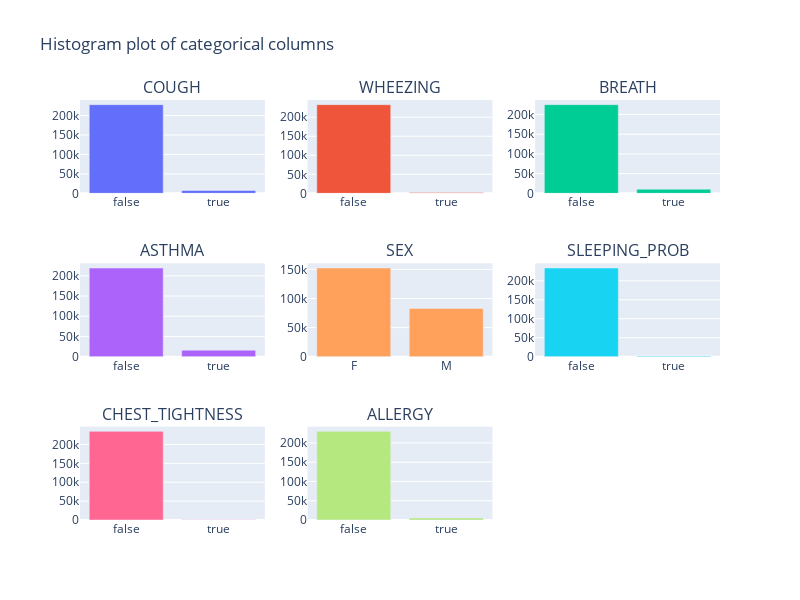

This figure's notebook cell:
### Code cell
n_cols = 3
n_rows = n_rows = int(np.ceil(len(categorical_a.copy()) / n_cols))

"""Histogram using plotly"""
fig = make_subplots(rows=n_rows, cols=n_cols,
                    subplot_titles=tuple(categorical_a.copy()))

for i, col in enumerate(categorical_a.copy()):
    counts = data_dict['A'][col].value_counts()
    fig.add_trace(go.Bar(name=col, x=counts.index, y=counts.values), 
                  row=i//n_cols + 1,
                  col=i%n_cols + 1)

fig.update_layout(title="Histogram plot of categorical columns",
                 height=600,
                 width=800,
                 showlegend=False)

### Figure 1 — Plotly figure (JSON) as saved in the notebook; plotly's stock layout.template omitted (floating-point values rounded to 4 significant figures)
{"data": [{"name": "COUGH", "type": "bar", "x": [false, true], "xaxis": "x", "y": [228116, 7280], "yaxis": "y"}, {"name": "WHEEZING", "type": "bar", "x": [false, true], "xaxis": "x2", "y": [232933, 2463], "yaxis": "y2"}, {"name": "BREATH", "type": "bar", "x": [false, true], "xaxis": "x3", "y": [224873, 10523], "yaxis": "y3"}, {"name": "ASTHMA", "type": "bar", "x": [false, true], "xaxis": "x4", "y": [219417, 15979], "yaxis": "y4"}, {"name": "SEX", "type": "bar", "x": ["F", "M"], "xaxis": "x5", "y": [152437, 82959], "yaxis": "y5"}, {"name": "SLEEPING_PROB", "type": "bar", "x": [false, true], "xaxis": "x6", "y": [233764, 1632], "yaxis": "y6"}, {"name": "CHEST_TIGHTNESS", "type": "bar", "x": [false, true], "xaxis": "x7", "y": [234676, 720], "yaxis": "y7"}, {"name": "ALLERGY", "type": "bar", "x": [false, true], "xaxis": "x8", "y": [230109, 5287], "yaxis": "y8"}], "layout": {"annotations": [{"font": {"size": 16}, "showarrow": false, "text": "COUGH", "x": 0.1444, "xanchor": "center", "xref": "paper", "y": 1, "yanchor": "bottom", "yref": "paper"}, {"font": {"size": 16}, "showarrow": false, "text": "WHEEZING", "x": 0.5, "xanchor": "center", "xref": "paper", "y": 1, "yanchor": "bottom", "yref": "paper"}, {"font": {"size": 16}, "showarrow": false, "text": "BREATH", "x": 0.8556, "xanchor": "center", "xref": "paper", "y": 1, "yanchor": "bottom", "yref": "paper"}, {"font": {"size": 16}, "showarrow": false, "text": "ASTHMA", "x": 0.1444, "xanchor": "center", "xref": "paper", "y": 0.6111, "yanchor": "bottom", "yref": "paper"}, {"font": {"size": 16}, "showarrow": false, "text": "SEX", "x": 0.5, "xanchor": "center", "xref": "paper", "y": 0.6111, "yanchor": "bottom", "yref": "paper"}, {"font": {"size": 16}, "showarrow": false, "text": "SLEEPING_PROB", "x": 0.8556, "xanchor": "center", "xref": "paper", "y": 0.6111, "yanchor": "bottom", "yref": "paper"}, {"font": {"size": 16}, "showarrow": false, "text": "CHEST_TIGHTNESS", "x": 0.1444, "xanchor": "center", "xref": "paper", "y": 0.2222, "yanchor": "bottom", "yref": "paper"}, {"font": {"size": 16}, "showarrow": false, "text": "ALLERGY", "x": 0.5, "xanchor": "center", "xref": "paper", "y": 0.2222, "yanchor": "bottom", "yref": "paper"}], "height": 600, "showlegend": false, "title": {"text": "Histogram plot of categorical columns"}, "width": 800, "xaxis": {"anchor": "y", "domain": [0, 0.2889]}, "xaxis2": {"anchor": "y2", "domain": [0.3556, 0.6444]}, "xaxis3": {"anchor": "y3", "domain": [0.7111, 1]}, "xaxis4": {"anchor": "y4", "domain": [0, 0.2889]}, "xaxis5": {"anchor": "y5", "domain": [0.3556, 0.6444]}, "xaxis6": {"anchor": "y6", "domain": [0.7111, 1]}, "xaxis7": {"anchor": "y7", "domain": [0, 0.2889]}, "xaxis8": {"anchor": "y8", "domain": [0.3556, 0.6444]}, "xaxis9": {"anchor": "y9", "domain": [0.7111, 1]}, "yaxis": {"anchor": "x", "domain": [0.7778, 1]}, "yaxis2": {"anchor": "x2", "domain": [0.7778, 1]}, "yaxis3": {"anchor": "x3", "domain": [0.7778, 1]}, "yaxis4": {"anchor": "x4", "domain": [0.3889, 0.6111]}, "yaxis5": {"anchor": "x5", "domain": [0.3889, 0.6111]}, "yaxis6": {"anchor": "x6", "domain": [0.3889, 0.6111]}, "yaxis7": {"anchor": "x7", "domain": [0, 0.2222]}, "yaxis8": {"anchor": "x8", "domain": [0, 0.2222]}, "yaxis9": {"anchor": "x9", "domain": [0, 0.2222]}}}
